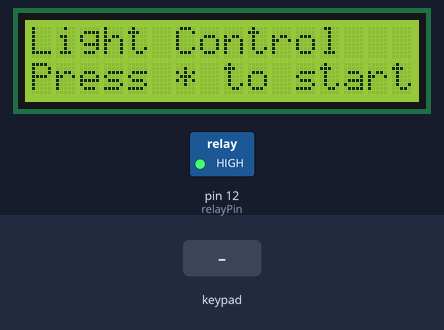
The sketch below on a simulated Arduino Uno, built with avr-gcc and run on an emulated ATmega328P. Parts: 16×2 character LCD, switched loads named in the sketch (green lamp = pin HIGH). The inputs (shaded band) are chosen by the test bench.

Above: at 1.2 s.
1.3 s: key '*' pressed
At 2.5 s:
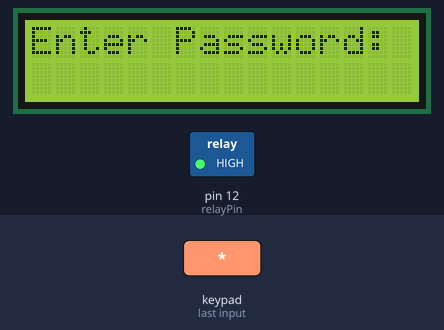
2.8 s: keypad keys 1 2 3 4 # pressed 0.4 s apart
At 5.9 s:
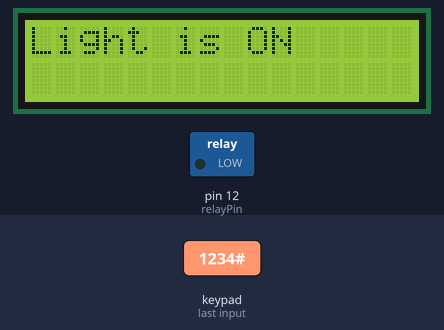
6.3 s: keypad keys 1 2 3 4 * pressed 0.4 s apart
At 9.0 s:
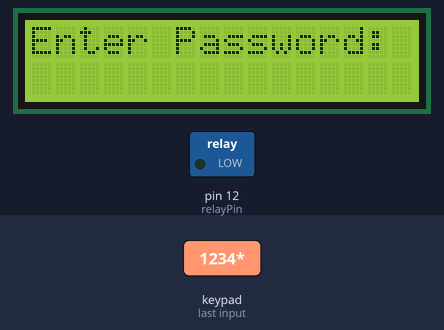
9.8 s: key '#' pressed
At 10.2 s:
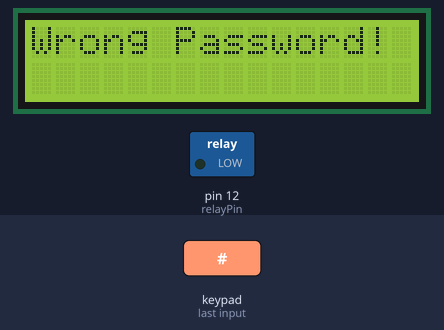
Timing chart, 0 to 12.8 s (numbered marks = the images above; inputs shaded):
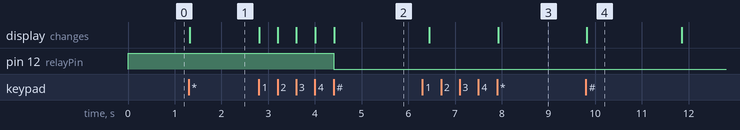

The sketch:

PasswordLight_Control.ino
```cpp
/*
* This program turns ON the relay when the correct password is entered
* and turns it off when the same password is entered again the second time
*/
#include <Keypad.h>
#include <Wire.h>
#include <LiquidCrystal_I2C.h>

// LCD setup
LiquidCrystal_I2C lcd(0x27, 16, 2);

// Keypad setup
const byte ROWS = 4;
const byte COLS = 4;
char keys[ROWS][COLS] = {
  { '1', '2', '3', 'A' },
  { '4', '5', '6', 'B' },
  { '7', '8', '9', 'C' },
  { '*', '0', '#', 'D' }
};
byte rowPins[ROWS] = { 9, 8, 7, 6 };  // Connect to row pinouts
byte colPins[COLS] = { 5, 4, 3, 2 };  // Connect to column pinouts
Keypad keypad = Keypad(makeKeymap(keys), rowPins, colPins, ROWS, COLS);

// Relay pin
const int relayPin = 12;

// Password settings
const char password[] = "1234";  // Change this to your desired password
char enteredPassword[5];         // Container to hold entered password
byte passwordLength = 0;
byte maxPasswordLength = 4;  // Should match the length of your password

bool relayState = false;
bool enteringPassword = false;  // currently typing in the password?

void setup() {
  // Initialize relay pin
  pinMode(relayPin, OUTPUT);
  digitalWrite(relayPin, HIGH);  // Relay off (active low)

  // Initialize LCD
  lcd.init();
  lcd.backlight();
  lcd.clear();

  // Display initial message
  lcd.setCursor(0, 0);
  lcd.print("Light Control");
  lcd.setCursor(0, 1);
  lcd.print("Press * to start");
}

void loop() {
  char key = keypad.getKey();  // checks to see if any key is pressed
  if (key) {
    if (key == '*' && !enteringPassword) {
      // Start password entry
      enteringPassword = true;
      passwordLength = 0;
      memset(enteredPassword, 0, sizeof(enteredPassword));
      lcd.clear();
      lcd.setCursor(0, 0);
      lcd.print("Enter Password:");
      lcd.setCursor(0, 1);
    }  // end if

    // Allow user to clear mistakenly entered character
    else if (key == '*' && passwordLength > 0) {
      // Backspace
      enteredPassword[--passwordLength] = '\0';
      lcd.setCursor(passwordLength, 1);
      lcd.print(" ");
      lcd.setCursor(passwordLength, 1);
    }

    // Encrypt the entered password
    else if (passwordLength < maxPasswordLength && (isdigit(key) || isAlpha(key))) {
      enteredPassword[passwordLength++] = key;  // Add character to password
      lcd.print('*');                           // Hides the entered password
    }

    // check if the entered password matches the preset password
    else if (enteringPassword) {
      if (key == '#') {
        // Submit password
        checkPassword();
      }
    }  // end else-if
  }    // end if
}  //end loop

void checkPassword() {
  if (strcmp(enteredPassword, password) == 0) {
    // Correct password - toggle relay
    relayState = !relayState;
    digitalWrite(relayPin, !relayState);  // Active low

    lcd.clear();
    lcd.setCursor(0, 0);
    lcd.print("Light is ");
    lcd.print(relayState ? "ON" : "OFF");
    delay(2000);
  }  // end if

  else {
    // Wrong password
    lcd.clear();
    lcd.setCursor(0, 0);
    lcd.print("Wrong Password!");
    delay(2000);
  }  // end else

  // Reset for next attempt
  enteringPassword = false;
  lcd.clear();
  lcd.setCursor(0, 0);
  lcd.print("Light Control");
  lcd.setCursor(0, 1);
  lcd.print("Press * to start");
}  // end checkPassword()
```

Measured:
- after the input at 1.3 s, the display: changes at once (image 1)
- after the input at 2.8 s, pin 12 (relayPin): HIGH → LOW after 1.6 s; the display: first changes at once (image 2 shows a later state)
- after the input at 6.3 s, the display: first differs from a run without the input after 1.6 s (image 3)
- after the input at 9.8 s, the display: changes at once (image 4)
- what the display in image 4 shows lasts 2.1 s, from 9.8 s to 11.9 s
